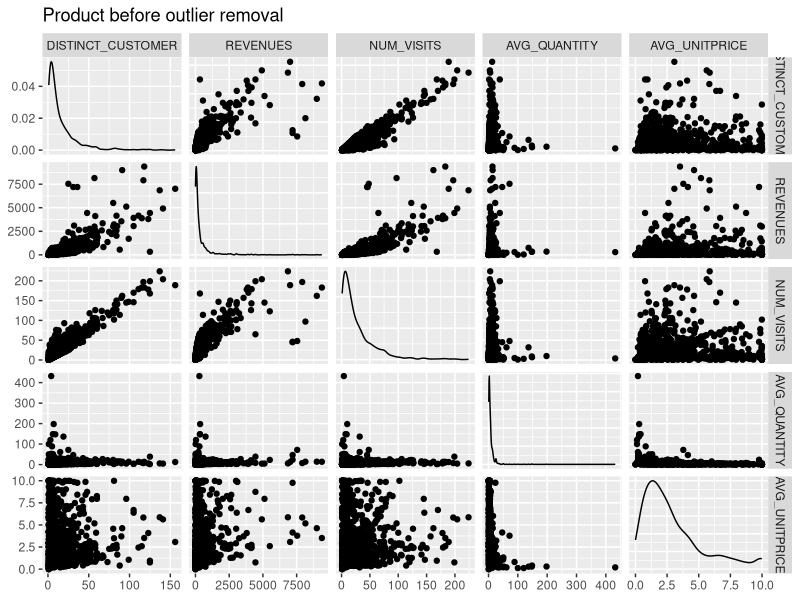
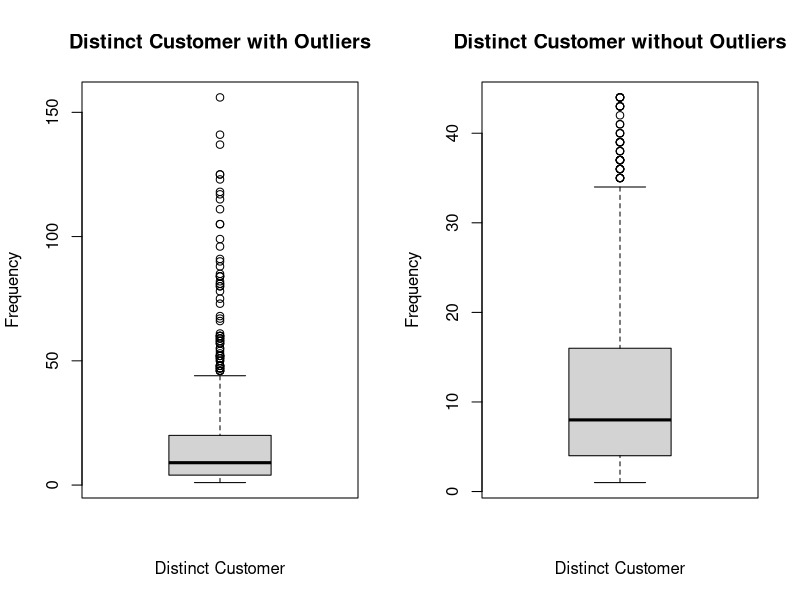
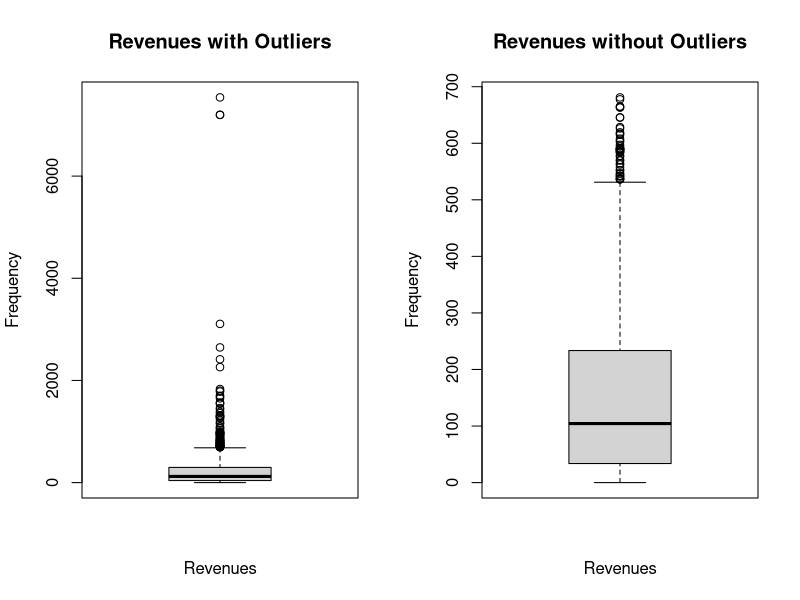
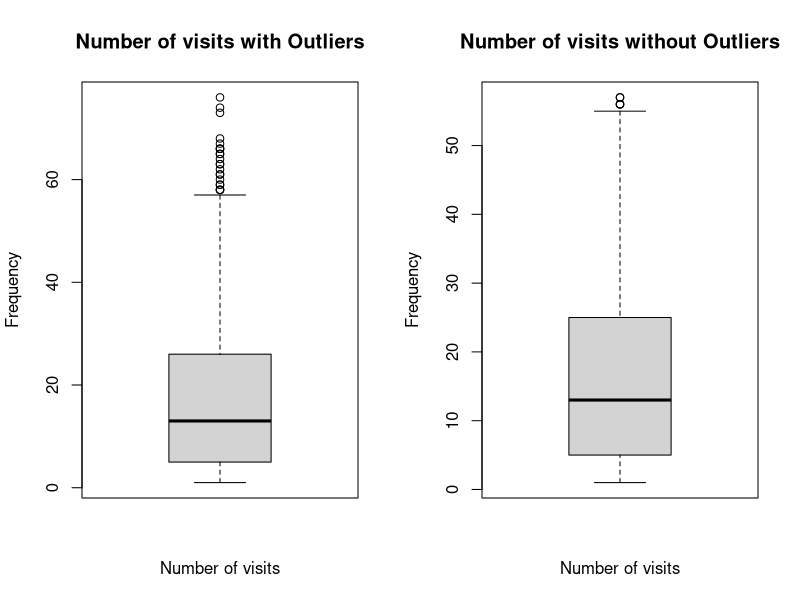
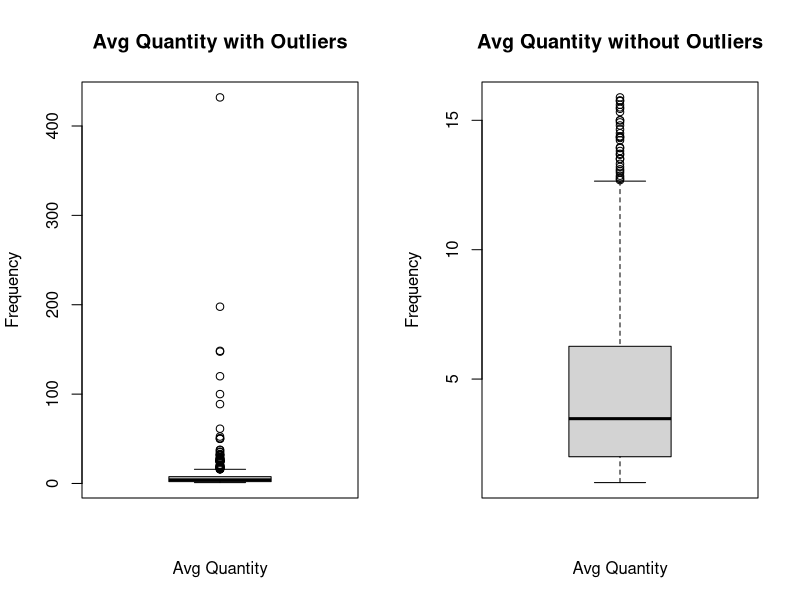
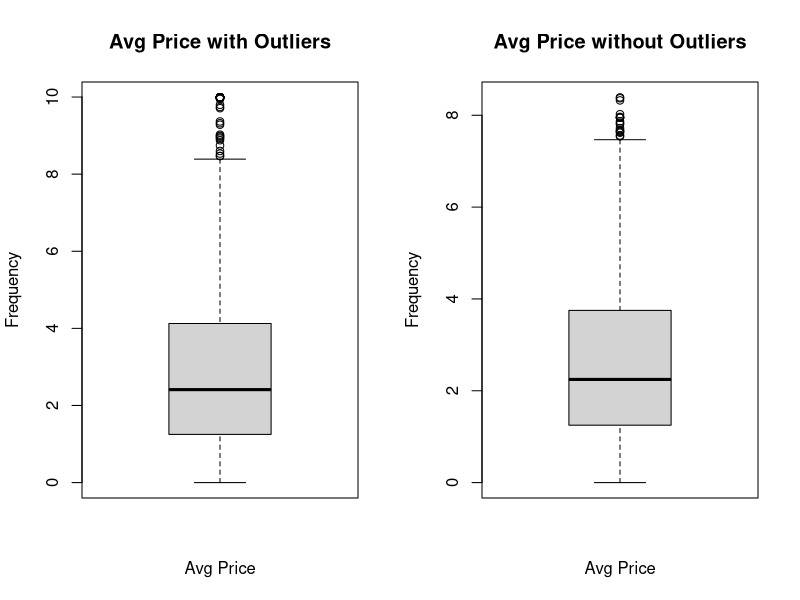
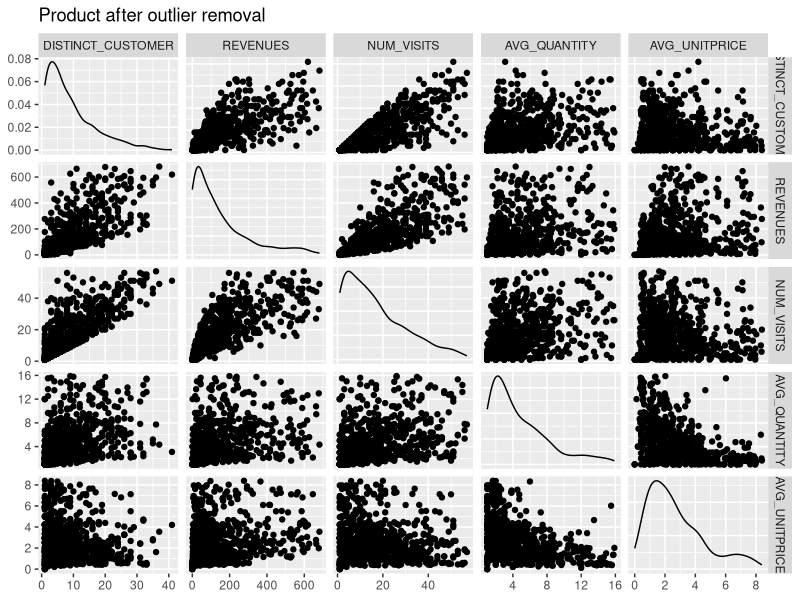
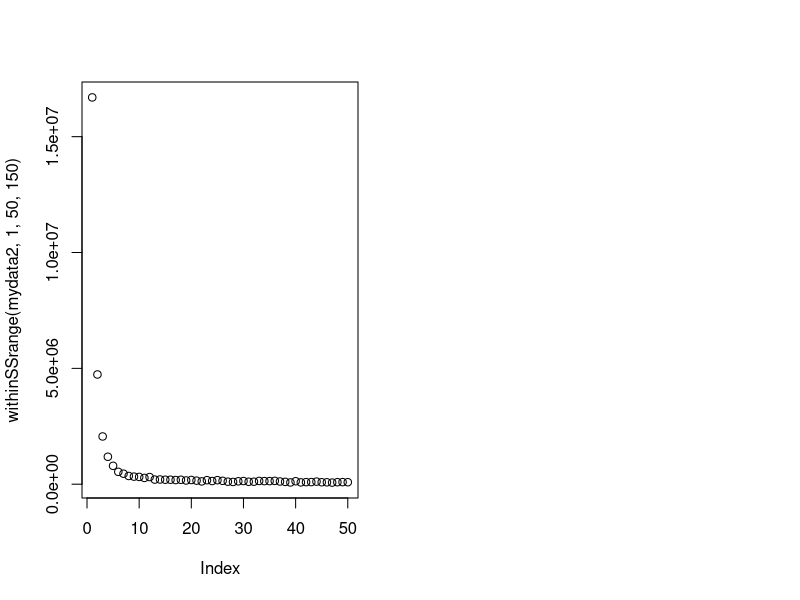

R code for these plots, in order:
#install.packages('stats')
#install.packages('dplyr')
#install.packages('ggplot2')
#install.packages('ggfortify')
#install.packages('GGally')

library(stats)
library(dplyr)
library(ggplot2)
library(ggfortify)
library(GGally)

mydata <- read.csv(file = './product.csv')
mydata2=mydata[1:(length(mydata)-1)]
ggpairs(mydata2, upper = list(continuous = ggally_points),lower = list(continuous = "points"), title = "Product before outlier removal")

par(mfrow=c(1,2))
#outlier
boxplot(mydata$DISTINCT_CUSTOMER, plot=TRUE, main="Distinct Customer with Outliers", xlab="Distinct Customer", ylab="Frequency")
outliers <- boxplot(mydata$DISTINCT_CUSTOMER, plot=FALSE)$out
mydata=mydata[-which(mydata$DISTINCT_CUSTOMER %in% outliers),]
boxplot(mydata$DISTINCT_CUSTOMER, plot=TRUE, main="Distinct Customer without Outliers", xlab="Distinct Customer", ylab="Frequency")

par(mfrow=c(1,2))
boxplot(mydata$REVENUES, plot=TRUE,main="Revenues with Outliers", xlab="Revenues", ylab="Frequency")
outliers <- boxplot(mydata$REVENUES, plot=FALSE)$out
mydata=mydata[-which(mydata$REVENUES %in% outliers),]
boxplot(mydata$REVENUES, plot=TRUE, main="Revenues without Outliers", xlab="Revenues", ylab="Frequency")

par(mfrow=c(1,2))
boxplot(mydata$NUM_VISITS, plot=TRUE,main="Number of visits with Outliers", xlab="Number of visits", ylab="Frequency")
outliers <- boxplot(mydata$NUM_VISITS, plot=FALSE)$out
mydata=mydata[-which(mydata$NUM_VISITS %in% outliers),]
boxplot(mydata$NUM_VISITS, plot=TRUE, main="Number of visits without Outliers", xlab="Number of visits", ylab="Frequency")

par(mfrow=c(1,2))
boxplot(mydata$AVG_QUANTITY, plot=TRUE,main="Avg Quantity with Outliers", xlab="Avg Quantity", ylab="Frequency")
outliers <- boxplot(mydata$AVG_QUANTITY, plot=FALSE)$out
mydata=mydata[-which(mydata$AVG_QUANTITY %in% outliers),]
boxplot(mydata$AVG_QUANTITY, plot=TRUE, main="Avg Quantity without Outliers", xlab="Avg Quantity", ylab="Frequency")

par(mfrow=c(1,2))
boxplot(mydata$AVG_UNITPRICE, plot=TRUE,main="Avg Price with Outliers", xlab="Avg Price", ylab="Frequency")
outliers <- boxplot(mydata$AVG_UNITPRICE, plot=FALSE)$out
mydata=mydata[-which(mydata$AVG_UNITPRICE %in% outliers),]
boxplot(mydata$AVG_UNITPRICE, plot=TRUE, main="Avg Price without Outliers", xlab="Avg Price", ylab="Frequency")

mydata2=mydata[1:(length(mydata)-1)]
ggpairs(mydata2, upper = list(continuous = ggally_points),lower = list(continuous = "points"), title = "Product after outlier removal")

#mydata.scale = scale(mydata2)
km=kmeans(mydata2,6,150)
#autoplot(km,mydata.scale, frame=TRUE)
#km$centers

withinSSrange <- function(data,low,high,maxIter)
{
  withinss = array(0, dim=c(high-low+1));
  for(i in low:high)
  {
    withinss[i-low+1] <- kmeans(data, i, maxIter)$tot.withinss
  }
  withinss
}        

plot(withinSSrange(mydata2,1,50,150)) 

clusteredval=cbind(mydata2,km$cluster)
write.csv(clusteredval, file = './product2.csv', col.names = "FALSE")
plot(clusteredval[,1:5],col=km$cluster)

count(subset(clusteredval, km$cluster==1))
count(subset(clusteredval, km$cluster==2))
count(subset(clusteredval, km$cluster==3))
count(subset(clusteredval, km$cluster==4))
count(subset(clusteredval, km$cluster==5))
count(subset(clusteredval, km$cluster==6))
